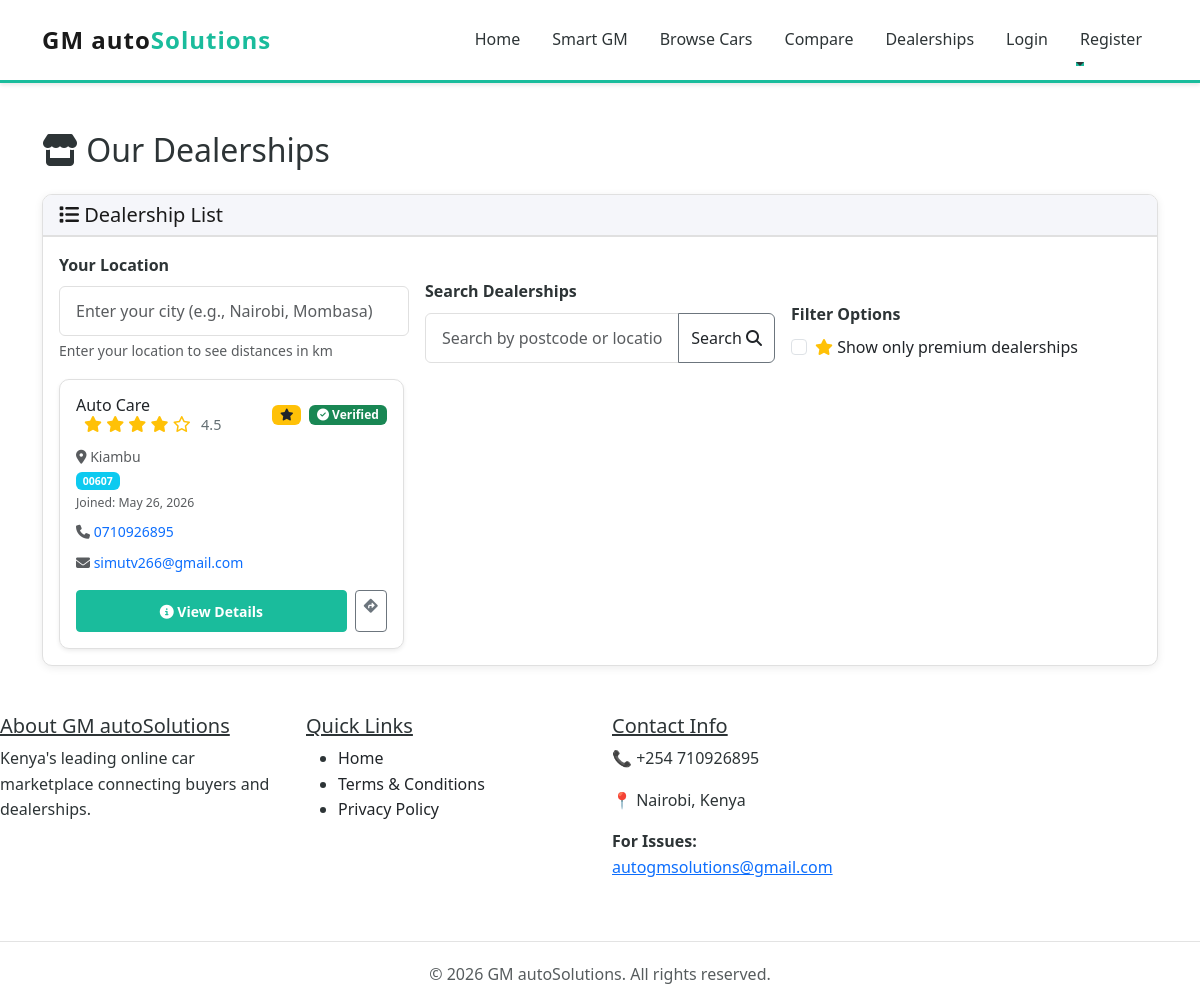
Before: /dealerships/ with the older database file.
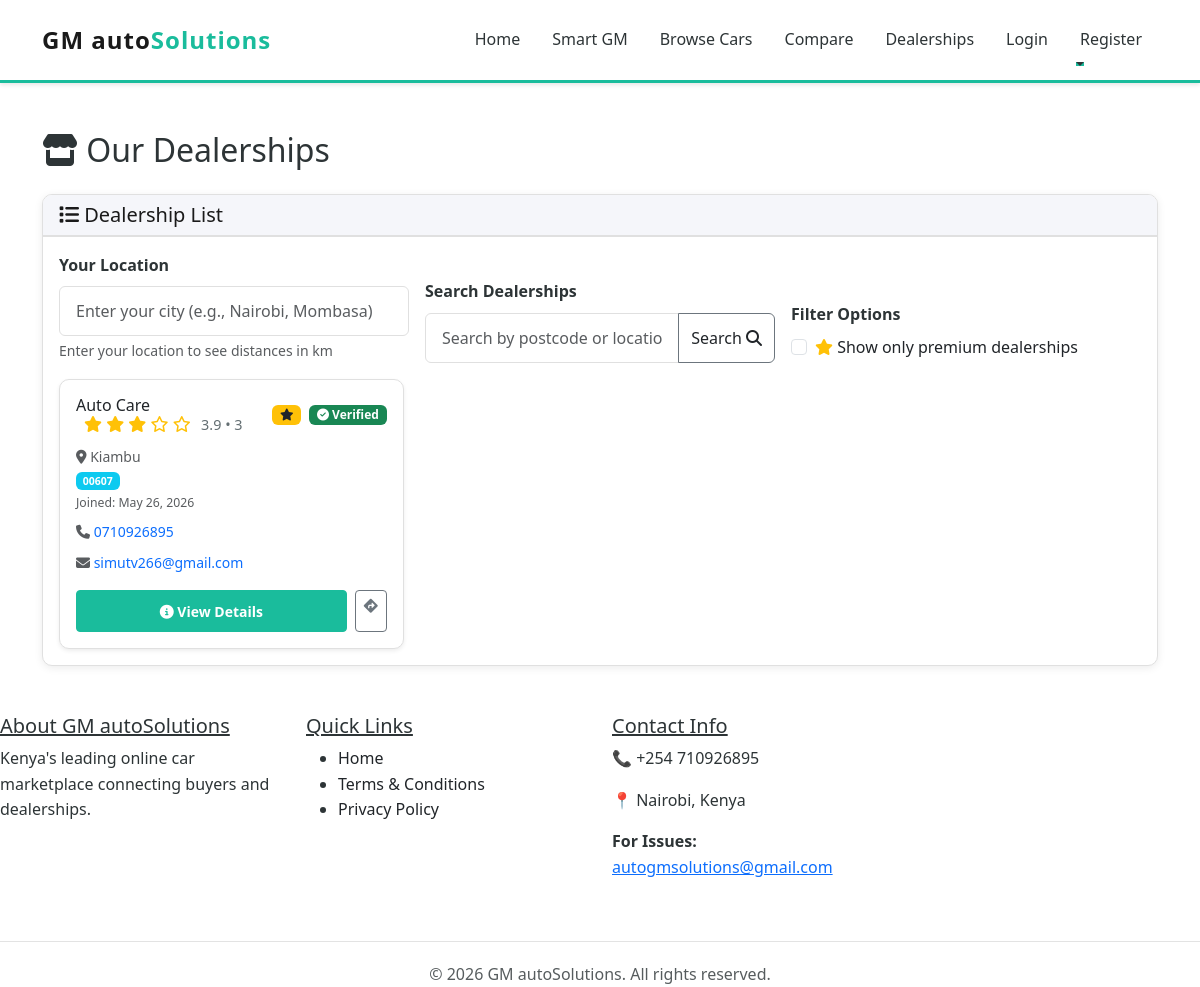
After: the same page with the newer database file.
### myapp/models.py (models this page shows, shortened)
class Dealership(models.Model):
    user = models.OneToOneField(User, on_delete=models.CASCADE, related_name='dealership')
    company_name = models.CharField(max_length=255)
    description = models.TextField()
    logo = models.ImageField(upload_to='dealership_logos/', null=True, blank=True)
    website = models.URLField(blank=True)
    instagram_url = models.URLField(blank=True)
    facebook_url = models.URLField(blank=True)
    twitter_url = models.URLField(blank=True)
    youtube_url = models.URLField(blank=True)
    linkedin_url = models.URLField(blank=True)
    tiktok_url = models.URLField(blank=True)
    email = models.EmailField()
    phone_number = models.CharField(max_length=15)
    location = models.CharField(max_length=255)  # City/Area in Kenya
    area_code = models.CharField(max_length=20, blank=True, help_text="Area code (e.g., 00100 for Nairobi CBD)")
    latitude = models.FloatField(null=True, blank=True)  # For Google Maps
    longitude = models.FloatField(null=True, blank=True)  # For Google Maps
    address = models.TextField()
    business_certificate = models.FileField(upload_to='dealership_certificates/', null=True, blank=False)
    is_approved = models.BooleanField(default=False)  # Dealership must be approved to be active
    is_premium = models.BooleanField(default=False)  # Premium dealerships appear as top picks on the home page
    is_verified = models.BooleanField(default=False)  # Admin-controlled verified badge for trusted dealerships
    RESPONSE_TIME_CHOICES = [
        ('10_min', '10 min'),
        ('1_hr', '1 hr'),
        ('3_hr', '3 hr'),
        ('6_hr', '6 hr'),
        ('24_hr', '24 hr'),
    ]
    response_time_badge_enabled = models.BooleanField(default=False)
    response_time_badge_choice = models.CharField(
        max_length=20,
        choices=RESPONSE_TIME_CHOICES,
        blank=True,
        default=''
    )
    rating = models.FloatField(default=0, validators=[MinValueValidator(0), MaxValueValidator(5)])
    created_at = models.DateTimeField(auto_now_add=True)
    updated_at = models.DateTimeField(auto_now=True)

### myapp/views.py (the view)
# urls.py: path('dealerships/', views.dealerships_map, name='dealerships_map'),
def dealerships_map(request):
    query = request.GET.get('q', '').strip()
    premium_filter = request.GET.get('premium') == '1'
    buyer_location = request.GET.get('buyer_location', '').strip()
    dealerships = Dealership.objects.filter(is_approved=True)
    if query:
        dealerships = dealerships.filter(
            Q(area_code__icontains=query) |
            Q(location__icontains=query) |
            Q(company_name__icontains=query)
        )
    if premium_filter:
        dealerships = dealerships.filter(is_premium=True)
    dealerships = dealerships.only(
        'id', 'company_name', 'location', 'address', 'phone_number', 'email',
        'area_code', 'latitude', 'longitude', 'is_premium'
    )
    buyer_lat, buyer_lon = None, None
    if buyer_location:
        buyer_lat, buyer_lon = geocode_address(buyer_location)
    dealership_list = []
    for d in dealerships:
        distance = None
        if buyer_lat and buyer_lon and d.latitude and d.longitude:
            distance = haversine_distance(buyer_lat, buyer_lon, d.latitude, d.longitude)
        dealership_list.append({
            'dealership': d,
            'distance': distance
        })
    if buyer_location and buyer_lat:
        dealership_list.sort(key=lambda x: (x['distance'] is None, x['distance'] or 0))
    else:
        dealership_list.sort(key=lambda x: x['dealership'].company_name.lower())
    dealerships_json = json.dumps([
        {
            'id': item['dealership'].id,
            'company_name': item['dealership'].company_name,
            'location': item['dealership'].location,
            'address': item['dealership'].address,
            'phone_number': item['dealership'].phone_number,
            'email': item['dealership'].email,
            'area_code': item['dealership'].area_code,
            'latitude': float(item['dealership'].latitude) if item['dealership'].latitude else None,
            'longitude': float(item['dealership'].longitude) if item['dealership'].longitude else None,
            'is_premium': item['dealership'].is_premium,
            'distance': item['distance']
        } for item in dealership_list
    ])
    return render(request, 'dealerships_map.html', {
        'dealership_list': dealership_list,
        'dealerships_json': dealerships_json,
        'search_query': query,
        'premium_filter': premium_filter,
        'buyer_location': buyer_location,
    })

### myapp/context_processors.py (called while the page is built)
def car_hierarchy(request):
    return {
        'car_hierarchy_json': json.dumps(get_combined_car_hierarchy())
    }

### myapp/Templates/dealerships_map.html (shortened to what the changed rows need)
{% extends 'base.html' %}
{% block content %}
<div class="container py-5">
    <div class="row">
        <div class="col-12">
            <h2 class="mb-4">
                <i class="fas fa-store"></i> Our Dealerships
            </h2>
        </div>
    </div>
    <div class="row">
        <div class="col-12">
            <div class="card">
                <div class="card-body">
                    <div id="dealership-list" class="row g-4">
                        {% for item in dealership_list %}
                            {% with dealership=item.dealership %}
                            <div class="col-md-6 col-lg-4 dealership-item"
                                 data-name="{{ dealership.company_name }}"
                                 data-area="{{ dealership.area_code|default:'' }}"
                                 data-location="{{ dealership.location|default:'' }}">
                                <div class="card h-100 shadow-sm">
                                    <div class="card-body">
                                        <div class="d-flex justify-content-between align-items-start mb-2">
                                            <div class="d-flex align-items-center gap-2 mb-1">
                                                <h6 class="card-title mb-0 flex-grow-1">{{ dealership.company_name }} {% include 'includes/dealership_rating.html' with dealership=dealership %}</h6>
                                                {% if dealership.is_premium %}
                                                    <span class="badge bg-warning text-dark"><i class="fas fa-star"></i></span>
                                                {% endif %}
                                                {% if dealership.is_verified %}
                                                    <span class="badge bg-success text-white"><i class="fas fa-check-circle"></i> Verified</span>
                                                {% endif %}
                                            </div>
                                        </div>
                                        <p class="text-muted small mb-2">
                                            <i class="fas fa-map-marker-alt"></i> {{ dealership.location }}
                                            {% if dealership.area_code %}
                                                <br><span class="badge bg-info">{{ dealership.area_code }}</span>
                                            {% endif %}
                                            <br>
                                            <small>Joined: {{ dealership.created_at|date:"M d, Y" }}</small>
                                        </p>
                                        <p class="text-muted small mb-2">
                                            <i class="fas fa-phone"></i> <a href="tel:{{ dealership.phone_number }}" class="text-decoration-none">{{ dealership.phone_number }}</a>
                                        </p>
                                        {% if dealership.email %}
                                            <p class="text-muted small mb-3">
                                                <i class="fas fa-envelope"></i> <a href="mailto:{{ dealership.email }}" class="text-decoration-none">{{ dealership.email }}</a>
                                            </p>
                                        {% endif %}
                                        <div class="d-flex gap-2">
                                            <a href="/dealership/{{ dealership.id }}/" class="btn btn-primary btn-sm flex-grow-1">
                                                <i class="fas fa-info-circle"></i> View Details
                                            </a>
                                            {% if dealership.latitude and dealership.longitude %}
                                                <a href="https://www.google.com/maps/dir/?api=1&destination={{ dealership.latitude }},{{ dealership.longitude }}" target="_blank" class="btn btn-outline-secondary btn-sm">
                                                    <i class="fas fa-directions"></i>
                                                </a>
                                            {% endif %}
                                        </div>
                                    </div>
                                </div>
                            </div>
                            {% endwith %}
                        {% endfor %}
                    </div>
                </div>
            </div>
        </div>
    </div>
</div>
{% endblock %}

### myapp/Templates/includes/dealership_rating.html
<div class="dealership-rating ms-2">
    <span class="stars text-warning" aria-hidden="true">
        {% for _ in "12345" %}
            {% if forloop.counter <= dealership.rating %}
                <i class="fas fa-star"></i>
            {% else %}
                <i class="far fa-star"></i>
            {% endif %}
        {% endfor %}
    </span>
    <small class="rating-number ms-1 d-none d-sm-inline">{{ dealership.rating|floatformat:1 }}{% if dealership.reviews.count %} • {{ dealership.reviews.count }}{% endif %}</small>
</div>

Changed rows visible on the page:
changed Dealership "Auto Care": rating 4.5 → 3.9 (drawn); dealership.rating "4.5" → "3.9"; dealership.reviews.count (not shown) → "3"
